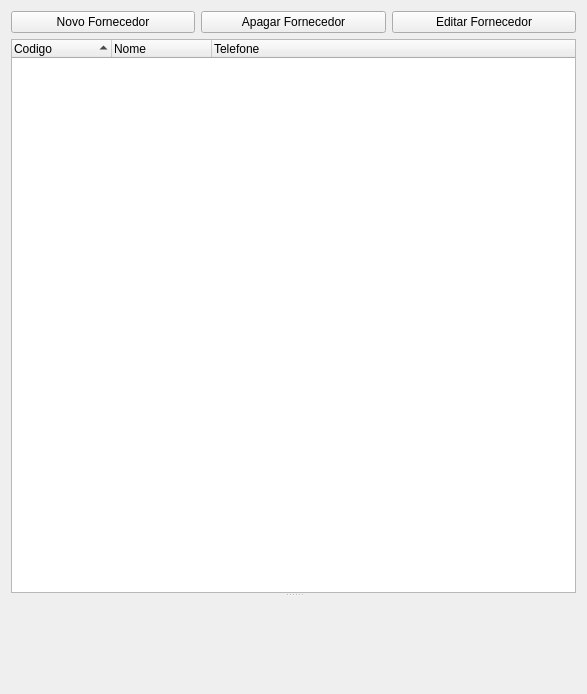
<?xml version="1.0" encoding="UTF-8"?>
<ui version="4.0">
 <class>Form</class>
 <widget class="QWidget" name="Form">
  <property name="geometry">
   <rect>
    <x>0</x>
    <y>0</y>
    <width>587</width>
    <height>694</height>
   </rect>
  </property>
  <property name="windowTitle">
   <string>Form</string>
  </property>
  <layout class="QVBoxLayout" name="verticalLayout">
   <item>
    <layout class="QHBoxLayout" name="horizontalLayout">
     <item>
      <widget class="QPushButton" name="pushButton_3">
       <property name="text">
        <string>Novo Fornecedor</string>
       </property>
      </widget>
     </item>
     <item>
      <widget class="QPushButton" name="pushButton_2">
       <property name="text">
        <string>Apagar Fornecedor</string>
       </property>
      </widget>
     </item>
     <item>
      <widget class="QPushButton" name="pushButton">
       <property name="text">
        <string>Editar Fornecedor</string>
       </property>
      </widget>
     </item>
    </layout>
   </item>
   <item>
    <widget class="QSplitter" name="splitter">
     <property name="orientation">
      <enum>Qt::Vertical</enum>
     </property>
     <widget class="QTreeWidget" name="provider_index">
      <property name="tabKeyNavigation">
       <bool>true</bool>
      </property>
      <property name="alternatingRowColors">
       <bool>true</bool>
      </property>
      <property name="itemsExpandable">
       <bool>false</bool>
      </property>
      <property name="sortingEnabled">
       <bool>true</bool>
      </property>
      <property name="expandsOnDoubleClick">
       <bool>false</bool>
      </property>
      <column>
       <property name="text">
        <string>Codigo</string>
       </property>
      </column>
      <column>
       <property name="text">
        <string>Nome</string>
       </property>
      </column>
      <column>
       <property name="text">
        <string>Telefone</string>
       </property>
      </column>
     </widget>
     <widget class="ProviderForm" name="provider_form" native="true"/>
    </widget>
   </item>
  </layout>
 </widget>
 <customwidgets>
  <customwidget>
   <class>ProviderForm</class>
   <extends>QWidget</extends>
   <header>providerForm</header>
   <container>1</container>
  </customwidget>
 </customwidgets>
 <resources/>
 <connections>
  <connection>
   <sender>pushButton_3</sender>
   <signal>clicked()</signal>
   <receiver>Form</receiver>
   <slot>new()</slot>
   <hints>
    <hint type="sourcelabel">
     <x>152</x>
     <y>24</y>
    </hint>
    <hint type="destinationlabel">
     <x>174</x>
     <y>41</y>
    </hint>
   </hints>
  </connection>
  <connection>
   <sender>pushButton_2</sender>
   <signal>clicked()</signal>
   <receiver>Form</receiver>
   <slot>remove()</slot>
   <hints>
    <hint type="sourcelabel">
     <x>361</x>
     <y>25</y>
    </hint>
    <hint type="destinationlabel">
     <x>372</x>
     <y>41</y>
    </hint>
   </hints>
  </connection>
  <connection>
   <sender>pushButton</sender>
   <signal>clicked()</signal>
   <receiver>Form</receiver>
   <slot>edit()</slot>
   <hints>
    <hint type="sourcelabel">
     <x>497</x>
     <y>27</y>
    </hint>
    <hint type="destinationlabel">
     <x>518</x>
     <y>39</y>
    </hint>
   </hints>
  </connection>
 </connections>
 <slots>
  <slot>new()</slot>
  <slot>remove()</slot>
  <slot>edit()</slot>
 </slots>
</ui>
